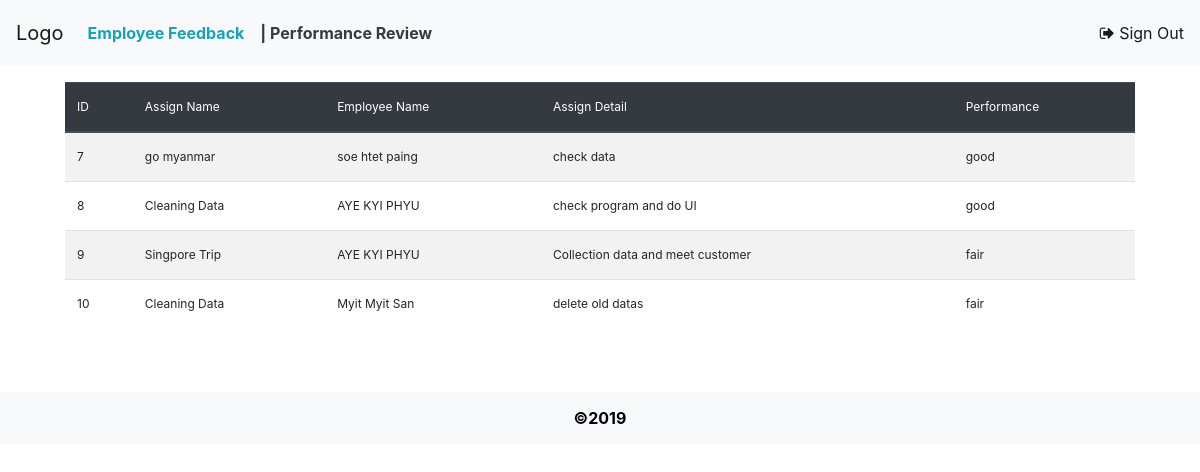
Page /Employee/employee-view-assign.php on the committed database.
### tables this page shows
CREATE TABLE `assign` (
  `id` int(10) NOT NULL,
  `assign_name` varchar(20) NOT NULL,
  `emp_name` varchar(400) NOT NULL,
  `assign_detail` varchar(500) NOT NULL,
  `performance` varchar(20) NOT NULL
);

### Employee/employee-view-assign.php (the view, shortened to what this page needs)
<?php
include( 'config.php' );
?>
<!doctype html>
<html>
<head>
<link rel="stylesheet" href="https://stackpath.bootstrapcdn.com/bootstrap/4.3.1/css/bootstrap.min.css">
<link rel="stylesheet" href="font-awesome-4.7.0/css/font-awesome.min.css">
<link rel="stylesheet" href="https://cdnjs.cloudflare.com/ajax/libs/tempusdominus-bootstrap-4/5.0.1/css/tempusdominus-bootstrap-4.min.css" />
<link rel="stylesheet" href="https://cdn.datatables.net/1.10.20/css/dataTables.bootstrap4.min.css">
<link rel="stylesheet" href="css/reset.css">
<link rel="stylesheet" href="css/style.css">
</head>
<body>
<div class="dashboard">
<nav class="navbar navbar-expand-lg navbar-light bg-light"> <a class="navbar-brand" href="#">Logo</a>
  <div class="collapse navbar-collapse" id="navbarText">
    <ul class="navbar-nav mr-auto">
      <li class="nav-item active"> <a class="nav-link text-info font-weight-bold" href="feedback.php">Employee Feedback</a> </li>
      <li class="nav-item active"> <a class="nav-link text-dark font-weight-bold" href="performance-review.php">| Performance Review</a>
      </li>
    </ul>
   <span class="navbar-text signout"> <a href="signout.php"><i class="fa fa-sign-out" aria-hidden="true"></i> Sign Out</a> </span> </div>
</nav>
<div class="col-md-11 mx-auto">
  <div  class="mt-3 table-responsive">
    <?php
    $sql = "SELECT * FROM assign";
    $result = $connection->query( $sql );
    if ( $result->num_rows > 0 ) {
      echo "<table class='table table-striped'>";
      echo "<thead class='thead-dark'>";
      echo "<tr>";
      echo "<th scope='col'>ID</th>";
      echo "<th scope='col'>Assign Name</th>";
      echo "<th scope='col'>Employee Name</th>";
      echo "<th scope='col'>Assign Detail</th>";
       echo "<th scope='col'>Performance</th>";
      echo "</tr>";
      echo "</thead>";
      while ( $row = $result->fetch_assoc() ) {
        echo "<tr>";
        echo "<td>" . $row[ 'id' ] . "</td>";
        echo "<td>" . $row[ 'assign_name' ] . "</td>";
        echo "<td>" . $row[ 'emp_name' ] . "</td>";
        echo "<td>" . $row[ 'assign_detail' ] . "</td>";
        echo "<td>" . $row[ 'performance' ] . "</td>";
        echo "</tr>";
      }
      echo "</table>";
    }
    ?>
  </div>
</div>
<footer class="bg-light footer mt-5">&copy;2019</footer>
</body>
</html>

### Employee/css/style.css (style rules this page uses)
body { font-family: -apple-system, BlinkMacSystemFont, "Helvetica Neue", "Yu Gothic", "Helvetica Neue", YuGothic, Verdana, Meiryo, sans-serif; font-size: 16px; font-weight: 400; line-height: 2; overflow-x: hidden; box-sizing: border-box; color: #686868; }
ul { list-style-type: none; margin: 0; padding: 0; }
a { color: #000; text-decoration: none; -webkit-transition: color, background-color, border-color, opacity 0.5s; -o-transition: color, background-color, border-color, opacity 0.5s; transition: color, background-color, border-color, opacity 0.5s; }
li { position: relative; }
.dashboard { width: 100%; }
.footer { text-align: center; color: #000; font-weight: bold; padding: 10px; }
.table { font-size: 12px; }

### rows in the picture
assign: id "7", assign_name "go myanmar", emp_name "soe htet paing", assign_detail "check data", performance "good"
assign: id "8", assign_name "Cleaning Data", emp_name "AYE KYI PHYU", assign_detail "check program and do UI", performance "good"
assign: id "9", assign_name "Singpore Trip", emp_name "AYE KYI PHYU", assign_detail "Collection data and meet customer", performance "fair"
assign: id "10", assign_name "Cleaning Data", emp_name "Myit Myit San", assign_detail "delete old datas", performance "fair"
